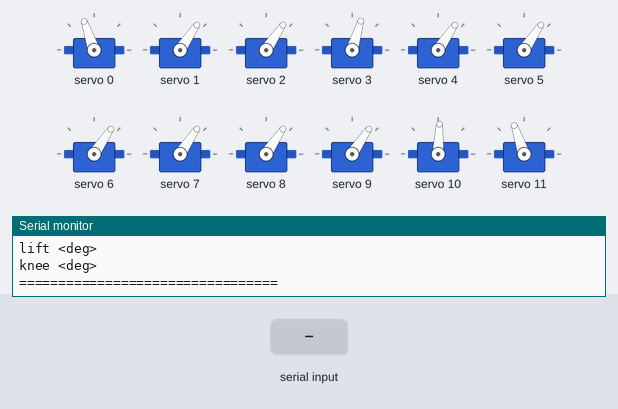
The sketch below on a simulated ESP32. On the bench: 12 × servo, the last lines printed to the serial monitor. The test bench sets the inputs (shaded band). Nothing arrives over Bluetooth unless stated.

Above: at 1.7 s.
1.8 s: "w\n" received over Serial
At 2.9 s:
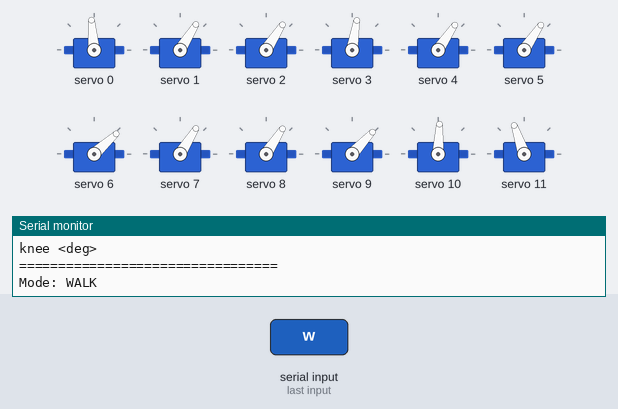
At 4.03 s:
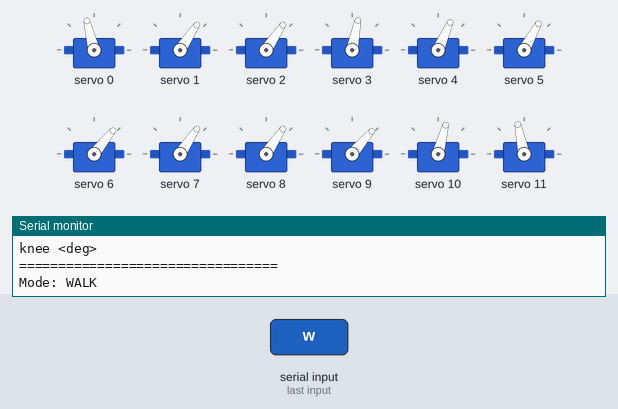
4.8 s: "h\n" received over the second serial link
At 4.8 s:
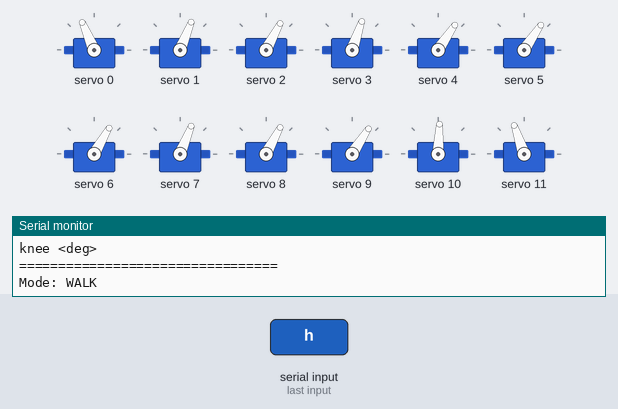
6.3 s: "walk\n" received over Serial
At 6.61 s:
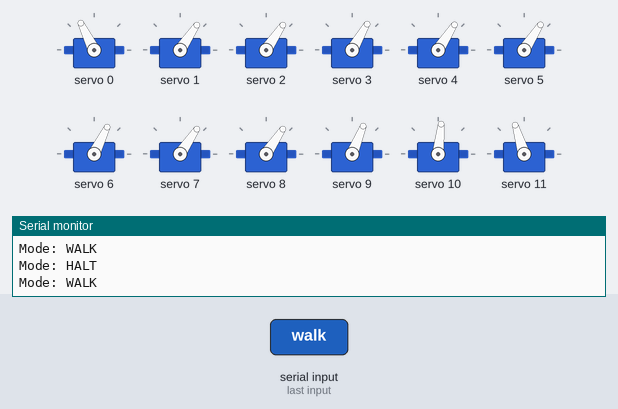
9.3 s: "stride 90\n" received over the second serial link
12.3 s: "lift 90\n" received over Serial
15.3 s: "knee 90\n" received over the second serial link
Timing chart, 0 to 24.5 s (numbered marks = the images above; inputs shaded):
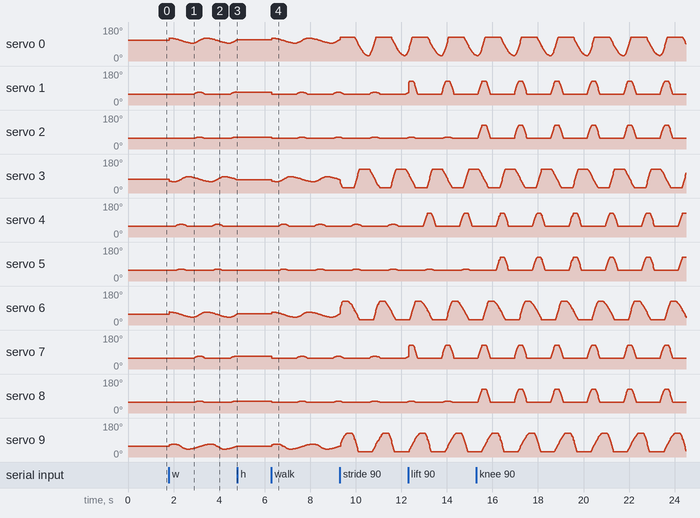

Measured:
- after the input at 4.8 s, servo 0: stops changing and stays 113°; servo 1, servo 7: stops changing and stays 68°; servo 2, servo 8: stops changing and stays 62°; servo 3: stops changing and stays 71°; servo 4, servo 5: stays 56° (without the input it goes to 57° after 0.47 s)

The sketch:

hexa100bt.ino
```cpp
#include <Wire.h>
#include <Adafruit_PWMServoDriver.h>

// =====================================================
// BLUETOOTH SUPPORT ADDED
// =====================================================
#include "BluetoothSerial.h"
BluetoothSerial SerialBT;

// =====================================================
// HEXAPOD ROBOT (ESP32 VERSION)
// Logic unchanged from Nano version
// =====================================================

// ------------------- CONFIG -------------------
#define SERVO_FREQ 60

// ESP32 I2C PINS
#define SDA_PIN 21
#define SCL_PIN 22

// ------------------- GAIT PARAMETERS -------------------
float gaitCycleTime = 1600;
float stanceRatio   = 0.65;

// Motion amplitudes
float coxaAmplitude = 15;
float femurLift     = 15;
float tibiaLift     = 8;

// Servo safety limits
int minAngle = 40;
int maxAngle = 150;

// ------------------- JOINT DEFINITIONS -------------------
#define COXA  0
#define FEMUR 1
#define TIBIA 2

// ------------------- LEG DEFINITIONS -------------------
#define FL 0
#define ML 1
#define RL 2
#define FR 3
#define MR 4
#define RR 5

// ------------------- SERVO MAPPING -------------------
int servoIndex[6][3] = {

  {0, 1, 2},
  {3, 4, 5},
  {6, 7, 8},

  {9, 10, 11},
  {12, 13, 14},
  {15, 16, 17}
};

// ------------------- NEUTRAL POSITIONS -------------------
int neutralAngle[6][3] = {

  {130, 70, 70},
  {90, 70, 70},
  {70, 70, 70},

  {70, 105, 130},
  {90, 105, 110},
  {120, 110, 130}
};

// ------------------- INVERSION FLAGS -------------------
int invCoxa[6]  = {-1, -1, -1,  1,  1,  1};

int invFemur[6] = {
   1,  1,  1,
  -1, -1, -1
};

int invTibia[6] = {
   1,  1,  1,
  -1, -1, -1
};

// =====================================================
// PCA9685 OBJECTS
// =====================================================

Adafruit_PWMServoDriver pwm1 = Adafruit_PWMServoDriver(0x40);
Adafruit_PWMServoDriver pwm2 = Adafruit_PWMServoDriver(0x41);

float usPerTick;

// =====================================================
// CONTROL MODES
// =====================================================

enum Mode {
  STAND,
  WALK,
  HALT
};

Mode mode = STAND;

// =====================================================
// TIMERS
// =====================================================

unsigned long gaitStartTime = 0;
unsigned long lastUpdate = 0;

// =====================================================
// UTILITY FUNCTIONS
// =====================================================

uint16_t usToTicks(uint16_t us) {

  float ticks = us / usPerTick;

  if (ticks < 0) ticks = 0;
  if (ticks > 4095) ticks = 4095;

  return (uint16_t)(ticks + 0.5f);
}

// Convert angle -> microseconds
uint16_t angleToUs(int angle) {

  return map(angle, 0, 180, 480, 2120);
}

// =====================================================
// SERVO OUTPUT
// =====================================================

void setServoAngle(int servo, int angle) {

  angle = constrain(angle, minAngle, maxAngle);

  uint16_t us = angleToUs(angle);
  uint16_t ticks = usToTicks(us);

  // PCA BOARD #1
  if (servo < 16) {

    pwm1.setPWM(servo, 0, ticks);
  }

  // PCA BOARD #2
  else {

    pwm2.setPWM(servo - 16, 0, ticks);
  }
}

// =====================================================
// GAIT MATH
// =====================================================

// Smooth lift curve
float liftShape(float local) {

  return sin(local * PI);
}

// Coxa motion
float coxaOffset(float phase) {

  // STANCE
  if (phase < stanceRatio) {

    float local = phase / stanceRatio;

    return -coxaAmplitude * cos(local * PI);
  }

  // SWING
  else {

    float local = (phase - stanceRatio) / (1.0 - stanceRatio);

    return coxaAmplitude * cos(local * PI);
  }
}

// Femur lift
float femurOffset(float phase) {

  if (phase < stanceRatio) {
    return 0;
  }

  float local = (phase - stanceRatio) / (1.0 - stanceRatio);

  return femurLift * liftShape(local);
}

// Tibia lift
float tibiaOffset(float phase) {

  if (phase < stanceRatio) {
    return 0;
  }

  float local = (phase - stanceRatio) / (1.0 - stanceRatio);

  return tibiaLift * liftShape(local);
}

// =====================================================
// PHASE FUNCTIONS
// =====================================================

// Tripod phase assignment
float legPhase(int leg, float globalPhase) {

  bool tripodA =
    (leg == FL || leg == MR || leg == RL);

  float p = globalPhase;

  // Tripod B shift
  if (!tripodA) {
    p += 0.5;
  }

  if (p >= 1.0) {
    p -= 1.0;
  }

  return p;
}

// =====================================================
// ANGLE COMPUTATION
// =====================================================

float computeAngle(int leg, int joint, float phase) {

  float offset = 0;

  // COXA
  if (joint == COXA) {

    offset =
      coxaOffset(phase) *
      invCoxa[leg];
  }

  // FEMUR
  if (joint == FEMUR) {

    offset =
      femurOffset(phase) *
      invFemur[leg];
  }

  // TIBIA
  if (joint == TIBIA) {

    offset =
      tibiaOffset(phase) *
      invTibia[leg];
  }

  return neutralAngle[leg][joint] + offset;
}

// =====================================================
// POSES
// =====================================================

void standPose() {

  for (int leg = 0; leg < 6; leg++) {

    for (int joint = 0; joint < 3; joint++) {

      setServoAngle(
        servoIndex[leg][joint],
        neutralAngle[leg][joint]
      );
    }
  }
}

// =====================================================
// WALKING
// =====================================================

void walkCycle() {

  float cycle =
    (millis() - gaitStartTime) %
    (unsigned long)gaitCycleTime;

  float globalPhase =
    cycle / gaitCycleTime;

  // Update all legs
  for (int leg = 0; leg < 6; leg++) {

    float phase =
      legPhase(leg, globalPhase);

    for (int joint = 0; joint < 3; joint++) {

      int angle =
        computeAngle(
          leg,
          joint,
          phase
        );

      setServoAngle(
        servoIndex[leg][joint],
        angle
      );
    }
  }
}

// =====================================================
// SERIAL + BLUETOOTH COMMANDS
// =====================================================

void handleSerial() {

  String cmd = "";

  // ---------------- SERIAL INPUT ----------------
  if (Serial.available()) {

    cmd =
      Serial.readStringUntil('\n');

    cmd.trim();
  }

  // -------------- BLUETOOTH INPUT ---------------
  else if (SerialBT.available()) {

    cmd =
      SerialBT.readStringUntil('\n');

    cmd.trim();
  }

  else {
    return;
  }

  // ---------------- STAND ----------------
  if (cmd == "s" || cmd == "stand") {

    mode = STAND;

    standPose();

    Serial.println("Mode: STAND");
    SerialBT.println("Mode: STAND");
  }

  // ---------------- WALK ----------------
  else if (cmd == "w" || cmd == "walk") {

    gaitStartTime = millis();

    mode = WALK;

    Serial.println("Mode: WALK");
    SerialBT.println("Mode: WALK");
  }

  // ---------------- HALT ----------------
  else if (cmd == "h" || cmd == "halt") {

    mode = HALT;

    Serial.println("Mode: HALT");
    SerialBT.println("Mode: HALT");
  }

  // ---------------- SPEED ----------------
  else if (cmd.startsWith("speed ")) {

    int value =
      cmd.substring(6).toInt();

    if (value > 200) {

      gaitCycleTime = value;

      Serial.print("Cycle Time: ");
      Serial.println(gaitCycleTime);

      SerialBT.print("Cycle Time: ");
      SerialBT.println(gaitCycleTime);
    }
  }

  // ---------------- STRIDE ----------------
  else if (cmd.startsWith("stride ")) {

    int value =
      cmd.substring(7).toInt();

    coxaAmplitude = value;

    Serial.print("Stride: ");
    Serial.println(coxaAmplitude);

    SerialBT.print("Stride: ");
    SerialBT.println(coxaAmplitude);
  }

  // ---------------- FEMUR ----------------
  else if (cmd.startsWith("lift ")) {

    int value =
      cmd.substring(5).toInt();

    femurLift = value;

    Serial.print("Femur Lift: ");
    Serial.println(femurLift);

    SerialBT.print("Femur Lift: ");
    SerialBT.println(femurLift);
  }

  // ---------------- TIBIA ----------------
  else if (cmd.startsWith("knee ")) {

    int value =
      cmd.substring(5).toInt();

    tibiaLift = value;

    Serial.print("Tibia Lift: ");
    Serial.println(tibiaLift);

    SerialBT.print("Tibia Lift: ");
    SerialBT.println(tibiaLift);
  }
}

// =====================================================
// SETUP
// =====================================================

void setup() {

  Serial.begin(115200);

  // =====================================================
  // BLUETOOTH START
  // =====================================================
  SerialBT.begin("ESP32_HEXAPOD");

  // ESP32 I2C START
  Wire.begin(SDA_PIN, SCL_PIN);

  // PCA #1
  pwm1.begin();
  pwm1.setPWMFreq(SERVO_FREQ);

  // PCA #2
  pwm2.begin();
  pwm2.setPWMFreq(SERVO_FREQ);

  // Tick conversion
  float periodUs =
    1000000.0 / SERVO_FREQ;

  usPerTick =
    periodUs / 4096.0;

  delay(500);

  standPose();

  Serial.println();
  Serial.println("=================================");
  Serial.println(" HEXAPOD READY (ESP32) ");
  Serial.println("=================================");
  Serial.println("Commands:");
  Serial.println("s / stand");
  Serial.println("w / walk");
  Serial.println("h / halt");
  Serial.println("speed <ms>");
  Serial.println("stride <deg>");
  Serial.println("lift <deg>");
  Serial.println("knee <deg>");
  Serial.println("=================================");

  // Bluetooth startup message
  SerialBT.println();
  SerialBT.println("=================================");
  SerialBT.println(" HEXAPOD READY (ESP32) ");
  SerialBT.println("=================================");
  SerialBT.println("Bluetooth Name: ESP32_HEXAPOD");
  SerialBT.println("Commands:");
  SerialBT.println("s / stand");
  SerialBT.println("w / walk");
  SerialBT.println("h / halt");
  SerialBT.println("speed <ms>");
  SerialBT.println("stride <deg>");
  SerialBT.println("lift <deg>");
  SerialBT.println("knee <deg>");
  SerialBT.println("=================================");
}

// =====================================================
// MAIN LOOP
// =====================================================

void loop() {

  handleSerial();

  unsigned long now = millis();

  // 50Hz update loop
  if (now - lastUpdate >= 20) {

    lastUpdate = now;

    if (mode == WALK) {

      walkCycle();
    }
  }
}
```
